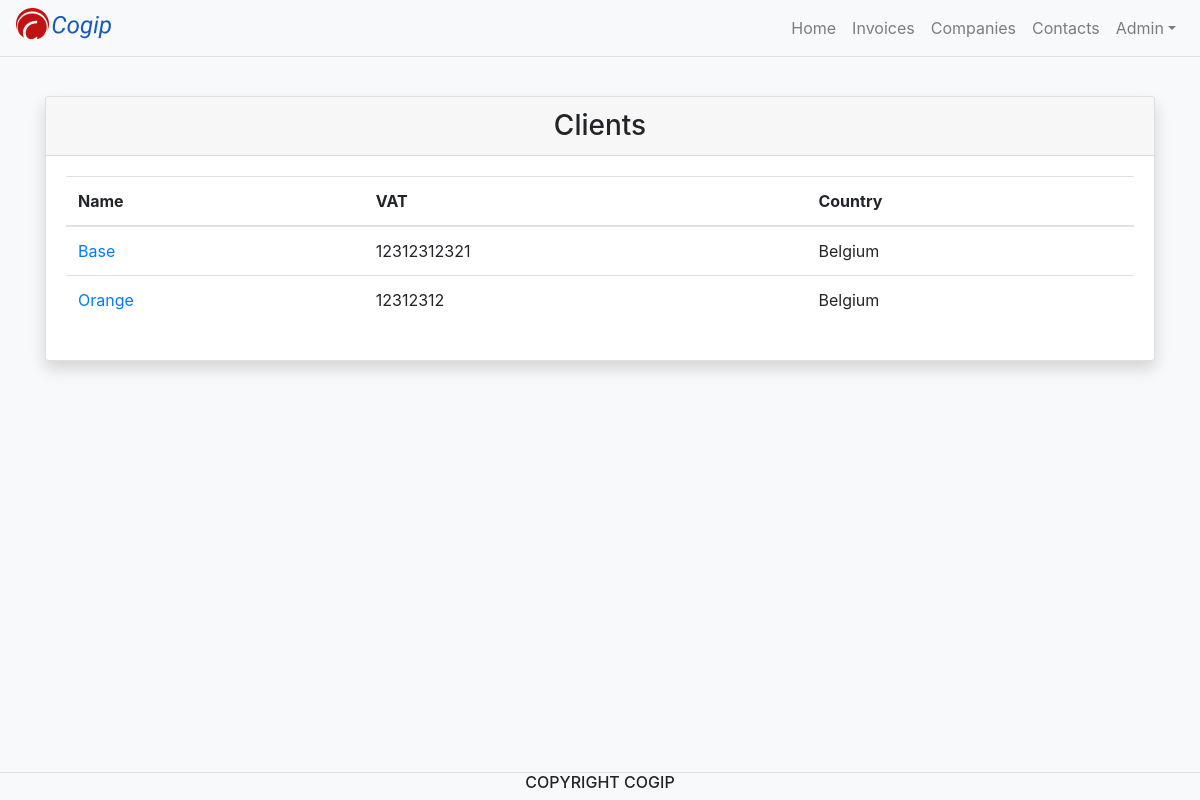
The page /?id_type=1&value=companies on the database its author committed.
### tables this page shows
CREATE TABLE `companies` (
  `id` int(11) NOT NULL,
  `name` varchar(60) NOT NULL,
  `country` varchar(60) NOT NULL,
  `VAT` varchar(80) NOT NULL,
  `id_type_companies` int(5) NOT NULL
);

### controller/controller.php (called while the page is built, shortened)
<?php
require 'model/model.php';
function displayClientsAll(){
	$req_clients = queryCompaniesClients();
	include 'view/companiesClientsView.php';
}
?>

### model/model.php (called while the page is built, shortened)
<?php
function dbConnect()
{
    try{
        $db = new PDO ('mysql:host=database;dbname=Cogip','root','root');
        return $db;
    }
    catch(Exeption $e)
    {
        die('Erreur: '.$e->getMessage());
    }
}
function queryCompaniesClients(){
    $db = dbConnect();
    $req = $db -> prepare("SELECT * FROM companies WHERE id_type_companies='1'ORDER BY name ASC");
    $req -> execute();
    return $req;
}
?>

### view/companiesClientsView.php (the view, shortened to what this page needs)
<div class="card shadow mt-5">
    <div class="card-header text-center h3">Clients</div>
    <div class="card-body">
        <table class="table">
            <thead>
                <tr>
                    <th>Name</th>
                    <th>VAT</th>
                    <th>Country</th>
                </tr>
            </thead>
            <tbody>
            <?php
$companies_clients =  $req_clients-> fetchAll(PDO::FETCH_ASSOC);
foreach ($companies_clients as $key){
    $url = $key['id'];
    $namecomp = $key['name'];
    $countrycomp = $key['country'];
    $VATcountry = $key['VAT'];
    echo <<<EOF
    <tr><td><a href="?id=$url&value=companies">$namecomp</a></td><td>$VATcountry </td><td> $countrycomp</td></tr>
EOF;
}
?>
        </tbody>
        </table>
    </div>
</div>

### rows shown on the page
companies: name "Base", VAT "12312312321", country "Belgium"
companies: name "Orange", VAT "12312312", country "Belgium"
